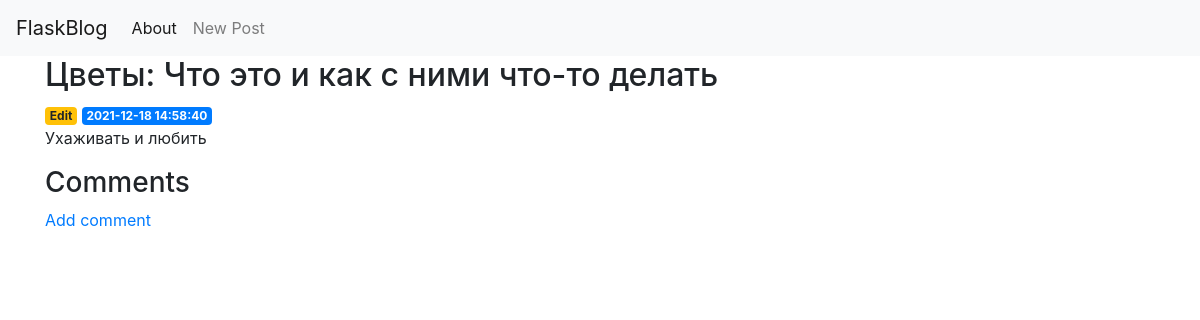
Before: /1 with the older database file.
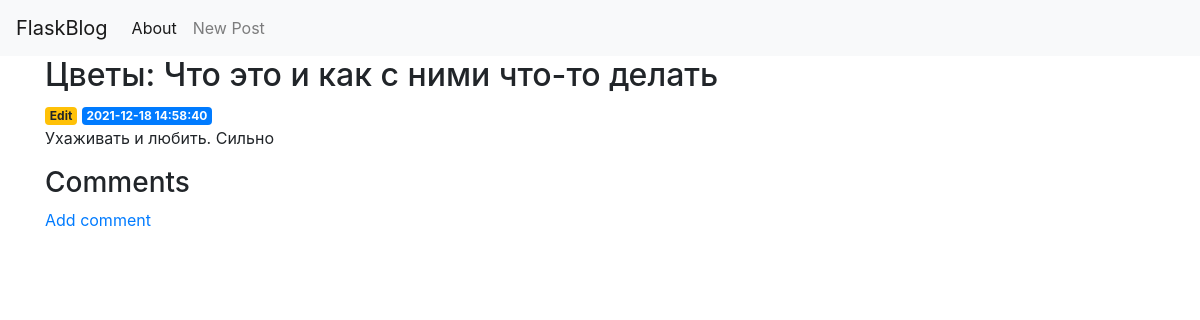
After: the same page with the newer database file.
### app/alchemy_repositories.py (models this page shows)
class Post(db.Model):
    __tablename__ = 'posts'
    id = db.Column(db.Integer(), primary_key=True, autoincrement=True)
    created = db.Column(db.DateTime(), default=datetime.utcnow())
    title = db.Column(db.Text(), nullable=False)
    content = db.Column(db.Text(), nullable=False)
    comments = db.relationship('Comment')

### app/views.py (the view)
@app.route('/<int:post_id>')
def post(post_id):
    post = get_post(post_id)
    comments = get_comments(post_id)
    if post is None:
        abort(404)
    return render_template('post.html', post=post, comments=comments)

### app/alchemy_repositories.py (called while the page is built)
def get_comments(post_id):
    post = get_post(post_id)
    return post.comments

def get_post(post_id):
    return Post.query.get(post_id)

### app/templates/post.html (shortened to what this page needs)
{% extends 'base.html' %}
{% block content %}
    <h2>{% block title %} {{ post['title'] }} {% endblock %}</h2>
    <a href="{{ url_for('edit', id=post['id']) }}">
            <span class="badge badge-warning">Edit</span>
        </a>
    <span class="badge badge-primary">{{ post['created'] }}</span>
    <p>{{ post['content'] }}</p>
    <h3>Comments</h3>
    <a href="{{ url_for('create_comment', post_id=post['id']) }}">Add comment</a>
{% endblock %}

Changed rows visible on the page:
changed Post "Цветы: Что это и как с ними что-то делать": content "Ухаживать и любить" → "Ухаживать и любить. Сильно"
